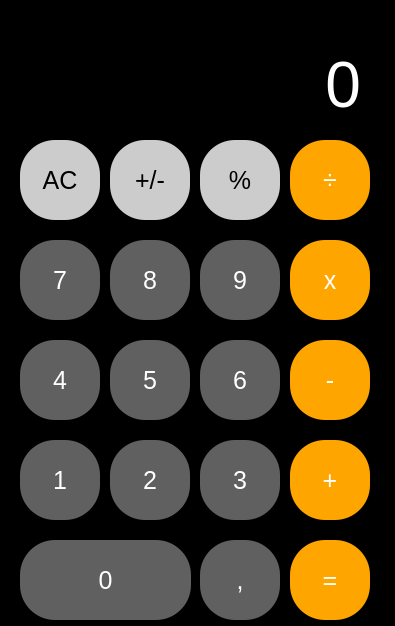
<?xml version="1.0" encoding="UTF-8"?>
<ui version="4.0">
 <class>MainWindow</class>
 <widget class="QMainWindow" name="MainWindow">
  <property name="geometry">
   <rect>
    <x>0</x>
    <y>0</y>
    <width>395</width>
    <height>626</height>
   </rect>
  </property>
  <property name="cursor">
   <cursorShape>ArrowCursor</cursorShape>
  </property>
  <property name="windowTitle">
   <string>Calculdora</string>
  </property>
  <property name="windowIcon">
   <iconset>
    <normaloff>calculator.ico</normaloff>calculator.ico</iconset>
  </property>
  <property name="styleSheet">
   <string notr="true">background-color:#000;</string>
  </property>
  <widget class="QWidget" name="centralwidget">
   <property name="styleSheet">
    <string notr="true"/>
   </property>
   <widget class="QWidget" name="widget" native="true">
    <property name="geometry">
     <rect>
      <x>10</x>
      <y>0</y>
      <width>381</width>
      <height>621</height>
     </rect>
    </property>
    <widget class="QLabel" name="resultado">
     <property name="geometry">
      <rect>
       <x>-10</x>
       <y>10</y>
       <width>361</width>
       <height>111</height>
      </rect>
     </property>
     <property name="font">
      <font>
       <pointsize>48</pointsize>
      </font>
     </property>
     <property name="styleSheet">
      <string notr="true">color:#fff;</string>
     </property>
     <property name="text">
      <string>0</string>
     </property>
     <property name="alignment">
      <set>Qt::AlignBottom|Qt::AlignRight|Qt::AlignTrailing</set>
     </property>
    </widget>
    <widget class="QPushButton" name="btn0">
     <property name="geometry">
      <rect>
       <x>10</x>
       <y>540</y>
       <width>171</width>
       <height>80</height>
      </rect>
     </property>
     <property name="cursor">
      <cursorShape>PointingHandCursor</cursorShape>
     </property>
     <property name="styleSheet">
      <string notr="true">background-color: #606060;
border-radius:35px;
color: #fff;
font-size: 25px;</string>
     </property>
     <property name="text">
      <string>0</string>
     </property>
    </widget>
    <widget class="QPushButton" name="btnMaisMenos">
     <property name="geometry">
      <rect>
       <x>100</x>
       <y>140</y>
       <width>80</width>
       <height>80</height>
      </rect>
     </property>
     <property name="cursor">
      <cursorShape>PointingHandCursor</cursorShape>
     </property>
     <property name="styleSheet">
      <string notr="true">background-color: #ccc;
border-radius:35px;
color: #000;
font-size: 25px;</string>
     </property>
     <property name="text">
      <string>+/-</string>
     </property>
    </widget>
    <widget class="QPushButton" name="btn2">
     <property name="geometry">
      <rect>
       <x>100</x>
       <y>440</y>
       <width>80</width>
       <height>80</height>
      </rect>
     </property>
     <property name="cursor">
      <cursorShape>PointingHandCursor</cursorShape>
     </property>
     <property name="styleSheet">
      <string notr="true">background-color: #606060;
border-radius:35px;
color: #fff;
font-size: 25px;</string>
     </property>
     <property name="text">
      <string>2</string>
     </property>
    </widget>
    <widget class="QPushButton" name="btn9">
     <property name="geometry">
      <rect>
       <x>190</x>
       <y>240</y>
       <width>80</width>
       <height>80</height>
      </rect>
     </property>
     <property name="cursor">
      <cursorShape>PointingHandCursor</cursorShape>
     </property>
     <property name="styleSheet">
      <string notr="true">background-color: #606060;
border-radius:35px;
color: #fff;
font-size: 25px;</string>
     </property>
     <property name="text">
      <string>9</string>
     </property>
    </widget>
    <widget class="QPushButton" name="btnMenos">
     <property name="geometry">
      <rect>
       <x>280</x>
       <y>340</y>
       <width>80</width>
       <height>80</height>
      </rect>
     </property>
     <property name="cursor">
      <cursorShape>PointingHandCursor</cursorShape>
     </property>
     <property name="styleSheet">
      <string notr="true">background-color: orange;
border-radius:35px;
color: #fff;
font-size: 25px;</string>
     </property>
     <property name="text">
      <string>-</string>
     </property>
    </widget>
    <widget class="QPushButton" name="btn1">
     <property name="geometry">
      <rect>
       <x>10</x>
       <y>440</y>
       <width>80</width>
       <height>80</height>
      </rect>
     </property>
     <property name="cursor">
      <cursorShape>PointingHandCursor</cursorShape>
     </property>
     <property name="styleSheet">
      <string notr="true">background-color: #606060;
border-radius:35px;
color: #fff;
font-size: 25px;</string>
     </property>
     <property name="text">
      <string>1</string>
     </property>
    </widget>
    <widget class="QPushButton" name="btn5">
     <property name="geometry">
      <rect>
       <x>100</x>
       <y>340</y>
       <width>80</width>
       <height>80</height>
      </rect>
     </property>
     <property name="cursor">
      <cursorShape>PointingHandCursor</cursorShape>
     </property>
     <property name="styleSheet">
      <string notr="true">background-color: #606060;
border-radius:35px;
color: #fff;
font-size: 25px;</string>
     </property>
     <property name="text">
      <string>5</string>
     </property>
    </widget>
    <widget class="QPushButton" name="btn6">
     <property name="geometry">
      <rect>
       <x>190</x>
       <y>340</y>
       <width>80</width>
       <height>80</height>
      </rect>
     </property>
     <property name="cursor">
      <cursorShape>PointingHandCursor</cursorShape>
     </property>
     <property name="styleSheet">
      <string notr="true">background-color: #606060;
border-radius:35px;
color: #fff;
font-size: 25px;</string>
     </property>
     <property name="text">
      <string>6</string>
     </property>
    </widget>
    <widget class="QPushButton" name="btn8">
     <property name="geometry">
      <rect>
       <x>100</x>
       <y>240</y>
       <width>80</width>
       <height>80</height>
      </rect>
     </property>
     <property name="cursor">
      <cursorShape>PointingHandCursor</cursorShape>
     </property>
     <property name="styleSheet">
      <string notr="true">background-color: #606060;
border-radius:35px;
color: #fff;
font-size: 25px;</string>
     </property>
     <property name="text">
      <string>8</string>
     </property>
    </widget>
    <widget class="QPushButton" name="btnMais">
     <property name="geometry">
      <rect>
       <x>280</x>
       <y>440</y>
       <width>80</width>
       <height>80</height>
      </rect>
     </property>
     <property name="cursor">
      <cursorShape>PointingHandCursor</cursorShape>
     </property>
     <property name="styleSheet">
      <string notr="true">background-color: orange;
border-radius:35px;
color: #fff;
font-size: 25px;</string>
     </property>
     <property name="text">
      <string>+</string>
     </property>
    </widget>
    <widget class="QPushButton" name="btn4">
     <property name="geometry">
      <rect>
       <x>10</x>
       <y>340</y>
       <width>80</width>
       <height>80</height>
      </rect>
     </property>
     <property name="cursor">
      <cursorShape>PointingHandCursor</cursorShape>
     </property>
     <property name="styleSheet">
      <string notr="true">background-color: #606060;
border-radius:35px;
color: #fff;
font-size: 25px;</string>
     </property>
     <property name="text">
      <string>4</string>
     </property>
    </widget>
    <widget class="QPushButton" name="btnVirgula">
     <property name="geometry">
      <rect>
       <x>190</x>
       <y>540</y>
       <width>80</width>
       <height>80</height>
      </rect>
     </property>
     <property name="cursor">
      <cursorShape>PointingHandCursor</cursorShape>
     </property>
     <property name="styleSheet">
      <string notr="true">background-color: #606060;
border-radius:35px;
color: #fff;
font-size: 25px;</string>
     </property>
     <property name="text">
      <string>,</string>
     </property>
    </widget>
    <widget class="QPushButton" name="btnAC">
     <property name="geometry">
      <rect>
       <x>10</x>
       <y>140</y>
       <width>80</width>
       <height>80</height>
      </rect>
     </property>
     <property name="cursor">
      <cursorShape>PointingHandCursor</cursorShape>
     </property>
     <property name="styleSheet">
      <string notr="true">background-color: #ccc;
border-radius:35px;
color: #000;
font-size: 25px;</string>
     </property>
     <property name="text">
      <string>AC</string>
     </property>
    </widget>
    <widget class="QPushButton" name="btnMult">
     <property name="geometry">
      <rect>
       <x>280</x>
       <y>240</y>
       <width>80</width>
       <height>80</height>
      </rect>
     </property>
     <property name="cursor">
      <cursorShape>PointingHandCursor</cursorShape>
     </property>
     <property name="styleSheet">
      <string notr="true">background-color: orange;
border-radius:35px;
color: #fff;
font-size: 25px;</string>
     </property>
     <property name="text">
      <string>x</string>
     </property>
    </widget>
    <widget class="QPushButton" name="btnDivisao">
     <property name="geometry">
      <rect>
       <x>280</x>
       <y>140</y>
       <width>80</width>
       <height>80</height>
      </rect>
     </property>
     <property name="cursor">
      <cursorShape>PointingHandCursor</cursorShape>
     </property>
     <property name="styleSheet">
      <string notr="true">background-color: orange;
border-radius:35px;
color: #fff;
font-size: 25px;</string>
     </property>
     <property name="text">
      <string>÷</string>
     </property>
    </widget>
    <widget class="QPushButton" name="btn3">
     <property name="geometry">
      <rect>
       <x>190</x>
       <y>440</y>
       <width>80</width>
       <height>80</height>
      </rect>
     </property>
     <property name="cursor">
      <cursorShape>PointingHandCursor</cursorShape>
     </property>
     <property name="styleSheet">
      <string notr="true">background-color: #606060;
border-radius:35px;
color: #fff;
font-size: 25px;</string>
     </property>
     <property name="text">
      <string>3</string>
     </property>
    </widget>
    <widget class="QPushButton" name="btnIgual">
     <property name="geometry">
      <rect>
       <x>280</x>
       <y>540</y>
       <width>80</width>
       <height>80</height>
      </rect>
     </property>
     <property name="cursor">
      <cursorShape>PointingHandCursor</cursorShape>
     </property>
     <property name="styleSheet">
      <string notr="true">background-color: orange;
border-radius:35px;
color: #fff;
font-size: 25px;</string>
     </property>
     <property name="text">
      <string>=</string>
     </property>
    </widget>
    <widget class="QPushButton" name="btnPorcentagem">
     <property name="geometry">
      <rect>
       <x>190</x>
       <y>140</y>
       <width>80</width>
       <height>80</height>
      </rect>
     </property>
     <property name="cursor">
      <cursorShape>PointingHandCursor</cursorShape>
     </property>
     <property name="styleSheet">
      <string notr="true">background-color: #ccc;
border-radius:35px;
color: #000;
font-size: 25px;</string>
     </property>
     <property name="text">
      <string>%</string>
     </property>
    </widget>
    <widget class="QPushButton" name="btn7">
     <property name="geometry">
      <rect>
       <x>10</x>
       <y>240</y>
       <width>80</width>
       <height>80</height>
      </rect>
     </property>
     <property name="cursor">
      <cursorShape>PointingHandCursor</cursorShape>
     </property>
     <property name="styleSheet">
      <string notr="true">background-color: #606060;
border-radius:35px;
color: #fff;
font-size: 25px;</string>
     </property>
     <property name="text">
      <string>7</string>
     </property>
    </widget>
   </widget>
  </widget>
 </widget>
 <resources/>
 <connections/>
</ui>
